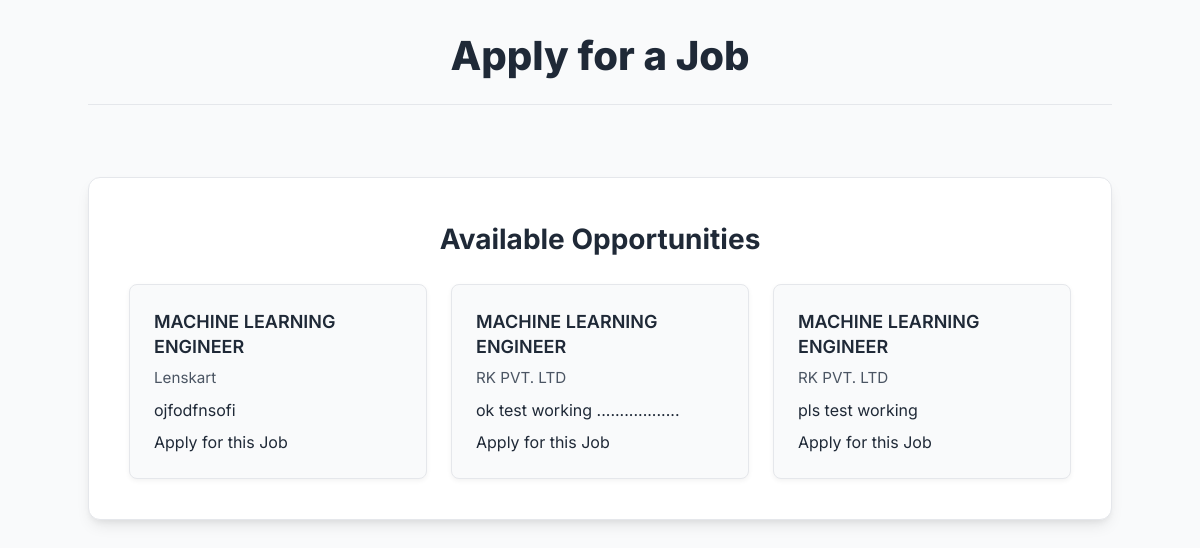
The app's page /candidate_apply (signed in) with its own data.
### app.py (models this page shows, shortened)
class Job(db.Model):
    __table_args__ = {'extend_existing': True}
    id = db.Column(db.String(36), primary_key=True, default=lambda: str(uuid.uuid4()))
    company_name = db.Column(db.String(100), nullable=False)
    job_title = db.Column(db.String(100), nullable=False)
    job_description = db.Column(db.Text, nullable=False)
    date_posted = db.Column(db.String(50), nullable=False)
    hr_user_id = db.Column(db.Integer, db.ForeignKey('user.id'), nullable=False)
    applications = db.relationship('CandidateApplication', backref='job', lazy=True, cascade="all, delete-orphan")

### app.py (the view, shortened to what this page needs)
@app.route('/candidate_apply', methods=['GET', 'POST'])
@login_required
def candidate_apply():
    selected_job_id = request.args.get('job_id')
    selected_job_details = None
    available_jobs = [] # This will be populated only if no specific job is requested
    if selected_job_id:
        selected_job_details = Job.query.get(selected_job_id)
        if not selected_job_details:
            flash('The job you are looking for was not found.', 'warning')
            selected_job_id = None
    if not selected_job_details:
        all_jobs_from_db = Job.query.order_by(Job.date_posted.desc()).all()
        available_jobs = [
            {
                "id": job.id,
                "title": job.job_title,
                "company_name": job.company_name,
                "description": job.job_description
            }
            for job in all_jobs_from_db
        ]
    return render_template('candidate_apply.html', available_jobs=available_jobs, selected_job=selected_job_details)

### app.py (called while the page is built)
@login_manager.user_loader
def load_user(user_id):
    return User.query.get(int(user_id))

def login_required(f):
    @wraps(f)
    def decorated_function(*args, **kwargs):
        if not current_user.is_authenticated:
            flash('Please log in to access this page.', 'info')
            return redirect(url_for('login', next=request.url))
        return f(*args, **kwargs)
    return decorated_function

### templates/candidate_apply.html (shortened to what this page needs)
<!DOCTYPE html>
<html lang="en">
<head>
    <script src="https://cdn.tailwindcss.com"></script>
    <link rel="stylesheet" href="{{ url_for('static', filename='css/candidate_apply.css') }}">
    <link rel="stylesheet" href="https://cdnjs.cloudflare.com/ajax/libs/font-awesome/6.0.0-beta3/css/all.min.css">
</head>
<body>
    <div class="page-wrapper">
        <header class="page-header">
            <h1>Apply for a Job</h1>
        </header>
        <main class="container main-content">
            {% if selected_job %}
                <section id="jobDetailSection" class="job-detail-section visible fade-in">
                    <button id="backToListingsBtn" class="btn-secondary-back">
                        <svg xmlns="http://www.w3.org/2000/svg" fill="none" viewBox="0 0 24 24" stroke-width="2" stroke="currentColor">
                            <path stroke-linecap="round" stroke-linejoin="round" d="M10.5 19.5L3 12m0 0l7.5-7.5M3 12h18" />
                        </svg>
                        Back to Listings
                    </button>
                    <div class="job-details-content">
                        <h2 id="detailJobTitle" class="job-detail-title">{{ selected_job.job_title }}</h2>
                        <p id="detailCompanyName" class="job-detail-company">at {{ selected_job.company_name }}</p>
                        <div class="job-detail-description-box">
                            <h3>Job Description</h3>
                            <p id="detailJobDescription" class="job-detail-description">{{ selected_job.job_description }}</p>
                        </div>
                        <form id="applyForm" class="mt-8">
                            <input type="hidden" id="selectedJobId" name="job_id" value="{{ selected_job.id }}">
                            <div class="form-group">
                                <label for="resume">Upload Your Resume (PDF only):</label>
                                <input type="file" id="resume" name="resume" accept=".pdf" required>
                            </div>
                            <button type="submit" class="btn-submit">
                                Submit Application
                                <svg xmlns="http://www.w3.org/2000/svg" fill="none" viewBox="0 0 24 24" stroke-width="2" stroke="currentColor">
                                    <path stroke-linecap="round" stroke-linejoin="round" d="M17.25 8.25L21 12m0 0l-3.75 3.75M21 12H3" />
                                </svg>
                            </button>
                        </form>
                        <div id="messageBox" class="message-success hidden"></div>
                    </div>
                </section>
            {% else %}
                <section id="jobListingsSection" class="job-listings-section visible fade-in">
                    <h2 class="section-title">Available Opportunities</h2>
                    <div id="jobCardsContainer" class="job-cards-grid">
                        {% if available_jobs %}
                            {% for job in available_jobs %}
                                <div class="job-card" data-job-id="{{ job.id }}">
                                    <h3>{{ job.title }}</h3>
                                    <p class="company-name">{{ job.company_name }}</p>
                                    <p class="description">{{ job.description | truncate(150, true) }}</p>
                                    <a href="{{ url_for('candidate_apply', job_id=job.id) }}" class="btn-primary-small">Apply for this Job</a>
                                </div>
                            {% endfor %}
                        {% else %}
                            <p class="text-center text-gray-600 col-span-full">No job opportunities available at the moment. Please check back later!</p>
                        {% endif %}
                    </div>
                </section>
            {% endif %}
        </main>
    </div>
</body>
</html>

### static/css/candidate_apply.css (style rules this page uses)
body { font-family: 'Inter', sans-serif; background-color: #F9FAFB; color: #1F2937; line-height: 1.6; min-height: 100vh; display: flex; justify-content: center; align-items: flex-start; padding: 2rem 1rem; box-sizing: border-box; }
@media (min-width: 640px) { body { padding-left: 1.5rem; padding-right: 1.5rem; } }
@media (min-width: 1024px) { body { padding-left: 2rem; padding-right: 2rem; } }
.page-wrapper { max-width: 64rem; width: 100%; margin: 0 auto; display: flex; flex-direction: column; gap: 2.5rem; }
.page-header { text-align: center; padding-bottom: 1.5rem; border-bottom: 1px solid #E5E7EB; margin-bottom: 2rem; }
.page-header h1 { font-size: 2.5rem; font-weight: 800; color: #1F2937; line-height: 1.2; }
.job-listings-section, .job-detail-section { background-color: #FFFFFF; border-radius: 0.75rem; box-shadow: 0 8px 16px -4px rgba(0, 0, 0, 0.1), 0 4px 6px -2px rgba(0, 0, 0, 0.05); border: 1px solid #E5E7EB; padding: 2.5rem; transition: opacity 0.5s ease-in-out, transform 0.5s ease-in-out; }
.job-listings-section.visible, .job-detail-section.visible { opacity: 1; transform: translateY(0); pointer-events: auto; position: static; }
.section-title { font-size: 1.75rem; font-weight: 700; color: #1F2937; margin-bottom: 1.5rem; text-align: center; }
.job-cards-grid { display: grid; grid-template-columns: 1fr; gap: 1.5rem; }
@media (min-width: 768px) { .job-cards-grid { grid-template-columns: repeat(2, 1fr); } }
@media (min-width: 1024px) { .job-cards-grid { grid-template-columns: repeat(3, 1fr); } }
.job-card { background-color: #F9FAFB; padding: 1.5rem; border-radius: 0.5rem; border: 1px solid #E5E7EB; box-shadow: 0 2px 5px rgba(0, 0, 0, 0.05); cursor: pointer; transition: transform 0.2s ease-in-out, box-shadow 0.2s ease-in-out, background-color 0.2s ease-in-out; display: flex; flex-direction: column; gap: 0.5rem; text-align: left; }
.job-card h3 { font-size: 1.125rem; font-weight: 600; color: #1F2937; line-height: 1.4; }
.job-card .company-name { font-size: 0.95rem; color: #4B5563; }

### records on screen
Job: title "MACHINE LEARNING ENGINEER", company_name "Lenskart", description "ojfodfnsofi"
Job: title "MACHINE LEARNING ENGINEER", company_name "RK PVT. LTD", description "ok test working .................."
Job: title "MACHINE LEARNING ENGINEER", company_name "RK PVT. LTD", description "pls test working"
